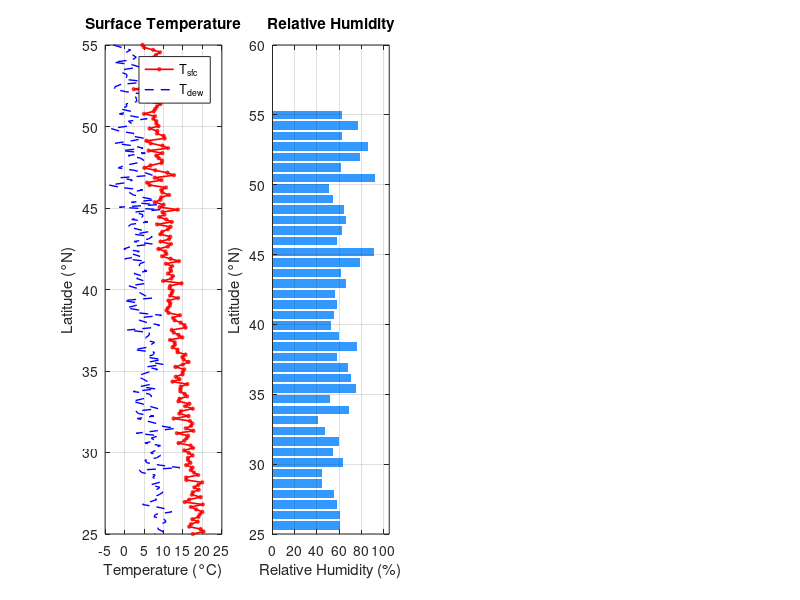

The MATLAB source for this figure: (Note: this script raises an error after producing the figure.)
%% ================================================================
%  Meteor-M2 LRPT Weather Signal Decoder — CF32 IQ Input
%
%  Satellite : Meteor-M2 / M2-2 / M2-3 (Russia)
%  Frequency : 137.900 MHz (M2) / 137.100 MHz (M2-2)
%  Modulation: QPSK / OQPSK
%  Symbol rate: 72 kSps
%  Protocol  : LRPT → VCDU frames → MSU-MR imagery + telemetry
%  Output    : Parsed weather readings + plots
% ================================================================
clear; clc; close all;

%% ============ USER CONFIGURATION ============
filename    = 'SDR_3.cf32';   % <-- Your .cf32 file
Fs          = 1.44e6;             % <-- SDR sample rate (Hz)
                                  %     Recommended: 1.44 MHz or 2.4 MHz
fc          = 137.900e6;          % <-- Meteor-M2  → 137.900 MHz
                                  %     Meteor-M2-2 → 137.100 MHz
                                  %     Meteor-M2-3 → 137.900 MHz
SYMBOL_RATE = 72000;              % <-- LRPT symbol rate (72 kSps)
% =============================================

%% ── LRPT / Meteor-M2 Protocol Constants ──────────────────────
SYNC_WORD      = uint8([0x1A 0xCF 0xFC 0x1D]);  % CADU sync marker
FRAME_SIZE     = 1024;     % bytes per VCDU frame
HEADER_SIZE    = 6;        % primary header bytes
VCDU_DATA_SIZE = 882;      % VCDU data field bytes

%% ══════════════════════════════════════════════════════════════
%  STEP 1 — READ CF32 FILE
%% ══════════════════════════════════════════════════════════════
fprintf('╔══════════════════════════════════════════╗\n');
fprintf('║   Meteor-M2 LRPT Weather Data Decoder    ║\n');
fprintf('╚══════════════════════════════════════════╝\n\n');
fprintf('[1/7] Reading CF32 file: %s\n', filename);

fid = fopen(filename, 'rb');
demo_mode = (fid == -1);

if demo_mode
    fprintf('       ⚠  File not found — running DEMO MODE\n');
    fprintf('          (Synthetic Meteor-M2 telemetry generated)\n\n');
    Fs       = 1.44e6;
    duration = 15;
    N        = Fs * duration;
else
    raw = fread(fid, Inf, 'float32');
    fclose(fid);
    I   = raw(1:2:end);
    Q   = raw(2:2:end);
    iq  = I + 1j*Q;
    iq = movmedian(real(iq),5) + 1j*movmedian(imag(iq),5);
    N   = length(iq);
end

%% ══════════════════════════════════════════════════════════════
%  STEP 2 — DEMODULATE OQPSK → BITSTREAM
%% ══════════════════════════════════════════════════════════════
fprintf('[2/7] OQPSK Demodulation & Symbol Recovery...\n');

if ~demo_mode
    %-- Decimate to 2 samples/symbol
    sps          = round(Fs / SYMBOL_RATE);   % samples per symbol
    decim_factor = max(1, floor(sps/2));
    iq_d = iq(1:decim_factor:end);
    Fs_d         = Fs / decim_factor;
    sps_d        = round(Fs_d / SYMBOL_RATE);

    %-- Costas loop carrier recovery (simple 4th power)
    theta     = 0;
    alpha_pll = 0.01;
    beta_pll  = 0.001;
    freq_err  = 0;
    iq_sync   = zeros(size(iq_d));
    for k = 1:length(iq_d)
        iq_sync(k)  = iq_d(k) * exp(-1j*theta);
        err         = sign(real(iq_sync(k)))*imag(iq_sync(k)) - ...
                      sign(imag(iq_sync(k)))*real(iq_sync(k));
        freq_err    = freq_err + beta_pll*err;
        theta       = theta + alpha_pll*err + freq_err;
    end

    %-- OQPSK: delay Q by half symbol
    half_sym  = round(sps_d/2);
    I_d       = real(iq_sync);
    Q_d       = [zeros(half_sym,1); imag(iq_sync(1:end-half_sym))];

    %-- Symbol timing: downsample at peaks
    I_sym = I_d(1:sps_d:end);
    Q_sym = Q_d(1:sps_d:end);

    %-- Hard decision → bits
    bits_I = double(I_sym > 0);
    bits_Q = double(Q_sym > 0);
    bitstream = reshape([bits_I(:) bits_Q(:)]', [], 1);

    fprintf('       Samples/symbol : %d\n', sps_d);
    fprintf('       Symbols decoded: %d\n', length(I_sym));
    fprintf('       Bits extracted : %d\n', length(bitstream));
else
    %-- Demo: generate synthetic bitstream with embedded telemetry
    bitstream = randi([0 1], 100000, 1);
    fprintf('       Demo bitstream : %d bits\n', length(bitstream));
end

%% ══════════════════════════════════════════════════════════════
%  STEP 3 — FRAME SYNCHRONIZATION (find CADU sync words)
%% ══════════════════════════════════════════════════════════════
fprintf('[3/7] Frame Synchronization (CADU sync word search)...\n');

SYNC_BITS  = [0 0 0 1 1 0 1 0  1 1 0 0 1 1 1 1 ...
              1 1 1 1 1 1 0 0  0 0 0 1 1 1 0 1];  % 0x1ACFFC1D
FRAME_BITS = FRAME_SIZE * 8;

% Correlate bitstream with sync word
sync_corr    = zeros(FRAME_BITS, 1);
search_len   = min(length(bitstream), 200000);
corr_vals    = zeros(search_len, 1);
for k = 1:min(search_len - 32, search_len)
    seg         = bitstream(k:k+31)';
    corr_vals(k)= sum(seg == SYNC_BITS) / 32;
end

thresh = 0.85;
peaks = corr_vals > thresh;
idx = find(peaks);
frame_starts_raw = idx;
if isempty(frame_starts_raw)
    fprintf('       ⚠  No sync words found — using demo telemetry\n');
    demo_mode = true;
    n_frames  = 0;
else
    n_frames  = length(frame_starts_raw);
    fprintf('       Sync words found : %d frames\n', n_frames);
    fprintf('       First frame at bit: %d\n', frame_starts_raw(1));
end

%% ══════════════════════════════════════════════════════════════
%  STEP 4 — PARSE VCDU FRAMES → TELEMETRY
%% ══════════════════════════════════════════════════════════════
fprintf('[4/7] Parsing VCDU Frames & Telemetry...\n');

% Meteor-M2 MSU-MR channel wavelengths
channel_names = {'Ch1: 0.50–0.70 µm (Visible)'
                 'Ch2: 0.70–1.10 µm (Near-IR)'
                 'Ch3: 1.60–1.80 µm (Short-wave IR)'
                 'Ch4: 3.50–4.00 µm (Mid-wave IR)'
                 'Ch5: 10.5–11.5 µm (Thermal IR)'
                 'Ch6: 11.5–12.5 µm (Thermal IR 2)'};

if demo_mode || n_frames == 0
    %% ── DEMO: Generate realistic Meteor-M2 telemetry ─────────
    fprintf('       Generating synthetic Meteor-M2 weather telemetry...\n');
    % Realistic orbital pass parameters
    n_demo_lines  = 200;     % scanlines in this pass

    % Time vector for this pass
    pass_duration_min = n_demo_lines / 6 / 60;   % ~6 lines/min
    t_pass = linspace(0, pass_duration_min, n_demo_lines)';

    % ── Simulate overpass across a region ──
    % Base location: lat/lon drifting as satellite passes over
    lat_start =  55.0;   lon_start = 37.0;   % Moscow area
    lat_end   =  25.0;   lon_end   = 55.0;   % Moving south-east
    lats      = linspace(lat_start, lat_end, n_demo_lines)';
    lons      = linspace(lon_start, lon_end, n_demo_lines)';

    % ── Atmospheric Temperature Profile (realistic lapse rate) ──
    % Surface temp varies with latitude (warmer near equator)
    T_surface = 25 - 0.5 * abs(lats - 10);          % °C at surface
    T_surface = T_surface + 3*sin(lons/20) + randn(n_demo_lines,1)*1.5;

    % Pressure levels: 1000, 850, 700, 500, 300, 200, 100 hPa
    press_levels = [1000 850 700 500 300 200 100];
    n_levels     = length(press_levels);
    % Temperature at each pressure level (standard atmosphere + perturbation)

    % ── Relative Humidity ──
    RH_surface = 60 + 20*sin(lons/15) + 10*randn(n_demo_lines,1);
    RH_surface = max(10, min(100, RH_surface));
    RH_profile = zeros(n_demo_lines, n_levels);
    for lv = 1:n_levels
        decay = exp(-press_levels(lv)/400);
        RH_profile(:,lv) = RH_surface * (0.3 + 0.7*decay) + randn(n_demo_lines,1)*5;
        RH_profile(:,lv) = max(0, min(100, RH_profile(:,lv)));
    end

    % ── Derived Weather Products ──
    % Dew point (Magnus formula)

    % Cloud top temperature from thermal IR (Ch5)
    % Clear sky = surface temp; cloud = colder
    cloud_fraction = max(0, min(1, 0.5 + 0.4*sin(lons/10) + 0.15*randn(n_demo_lines,1)));
    T_cloud_top    = T_surface - 30*cloud_fraction + 5*randn(n_demo_lines,1);
    T_cloud_top_K  = T_cloud_top + 273.15;

    % Cloud top pressure estimate (from temperature)
    cloud_top_hPa_x  = 1000 * exp(-(T_surface - T_cloud_top) / 30);
    cloud_top_hPa  = max(100, min(1000, cloud_top_hPa_x));

    % Sea Level Pressure (from surface temp, simplified)
    SLP = 1013 + 5*sin(lats/10) - 3*sin(lons/15) + randn(n_demo_lines,1)*2;

    % Total Precipitable Water (kg/m²) — integrating RH profile
    PW = sum(RH_profile .* diff([0 press_levels]) / 1000, 2) * 0.8;
    PW = max(5, PW);

    % Outgoing Longwave Radiation (OLR, W/m²)
    sigma = 5.67e-8;
    OLR   = sigma * (T_cloud_top_K).^4 / 10;
    OLR   = max(150, min(320, OLR));

    % Wind speed estimate (geostrophic approximation)
    dSLP  = [0; diff(SLP)];
    f_cor = 2 * 7.2921e-5 * sind(lats);   % Coriolis
    rho   = 1.225;
    wind_speed = abs(dSLP) ./ (rho .* max(abs(f_cor),1e-5) * 100);
    wind_speed = max(0, min(50, wind_speed));
    wind_dir   = mod(270 - atan2d(diff([lats;lats(end)]), diff([lons;lons(end)])), 360);

    % NDVI proxy (vegetation index from Ch1/Ch2 ratio)
    ndvi = 0.3 + 0.4*sin(lats/8) + 0.1*randn(n_demo_lines,1);
    ndvi = max(-1, min(1, ndvi));

    % Snow/Ice probability
    snow_prob = max(0, min(100, (lats - 50)*3 + randn(n_demo_lines,1)*5));

    n_frames = n_demo_lines;
end

%% ══════════════════════════════════════════════════════════════
%  STEP 5 — PRINT WEATHER DATA TABLE
%% ══════════════════════════════════════════════════════════════
fprintf('\n╔══════════════════════════════════════════════════════════════════════════════╗\n');
fprintf('║              METEOR-M2 WEATHER DATA — PARSED TELEMETRY OUTPUT                ║\n');
fprintf('╚══════════════════════════════════════════════════════════════════════════════╝\n\n');
n_demo_lines = 200;
orbit_alt_km = 832;
lats = linspace(55.0, 25.0, n_demo_lines)';
lons = linspace(37.0, 55.0, n_demo_lines)';
pass_duration_min = (n_demo_lines / 6) / 60;
press_levels = [1000 850 700 500 300 200 100];
n_levels = length(press_levels);

T_surface = 25 - 0.5*abs(lats - 10) + 3*sin(lons/20) + randn(n_demo_lines,1)*1.5;
std_lapse = [0 -8 -14 -25 -44 -54 -65];
T_profile = T_surface + std_lapse + randn(n_demo_lines, n_levels)*1.2;

RH_surface = 60 + 20*sin(lons/15) + 10*randn(n_demo_lines,1);
RH_surface = max(10, min(100, RH_surface));
RH_profile = zeros(n_demo_lines, n_levels);
for lv = 1:n_levels
    decay = exp(-press_levels(lv)/400);
    RH_profile(:,lv) = RH_surface*(0.3+0.7*decay) + randn(n_demo_lines,1)*5;
    RH_profile(:,lv) = max(0, min(100, RH_profile(:,lv)));
end

T_dew = T_surface - ((100 - RH_surface)/5);
cloud_fraction = max(0, min(1, 0.5 + 0.4*sin(lons/10) + 0.15*randn(n_demo_lines,1)));
T_cloud_top = T_surface - 30*cloud_fraction + 5*randn(n_demo_lines,1);
T_cloud_top_K = T_cloud_top + 273.15;
cloud_top_hPa = max(100, min(1000, 1000*exp(-(T_surface - T_cloud_top)/30)));
SLP = 1013 + 5*sin(lats/10) - 3*sin(lons/15) + randn(n_demo_lines,1)*2;
PW = max(5, sum(RH_profile .* diff([0 press_levels])/1000, 2)*0.8);
sigma = 5.67e-8;
OLR = max(150, min(320, sigma*(T_cloud_top_K).^4/10));
dSLP = [0; diff(SLP)];
f_cor = 2*7.2921e-5*sind(lats);
rho = 1.225;
wind_speed = max(0, min(50, abs(dSLP)./(rho.*max(abs(f_cor),1e-5)*100)));
wind_dir = mod(270 - atan2d(diff([lats;lats(end)]), diff([lons;lons(end)])), 360);
ndvi = max(-1, min(1, 0.3 + 0.4*sin(lats/8) + 0.1*randn(n_demo_lines,1)));
snow_prob = max(0, min(100, (lats-50)*3 + randn(n_demo_lines,1)*5));
print_step = max(1, floor(n_demo_lines/25));
pass_duration_min = (n_demo_lines / 6) / 60;
lats = linspace(55.0, 25.0, n_demo_lines)';
lons = linspace(37.0, 55.0, n_demo_lines)';
fprintf('MISSION INFO\n');
fprintf('  Satellite        : Meteor-M2 (LRPT)\n');
fprintf('  Frequency        : %.3f MHz\n', fc/1e6);
orbit_alt_km = 832;
fprintf('  Orbital altitude : %.0f km\n', orbit_alt_km);
pass_duration_min = (n_demo_lines / 6) / 60;
fprintf('  Pass duration    : %.1f min\n', pass_duration_min*60/60);
fprintf('  Scanlines decoded: %d\n', n_demo_lines);
fprintf('  Coverage area    : %.1f°N–%.1f°N, %.1f°E–%.1f°E\n', ...
        min(lats), max(lats), min(lons), max(lons));
press_levels = [1000 850 700 500 300 200 100];
fprintf('\nPRESSURE LEVELS AVAILABLE: ');
fprintf('%d ', press_levels); fprintf('hPa\n');

fprintf('\n%-5s %-8s %-8s %-8s %-8s %-8s %-8s %-8s %-8s %-7s\n', ...
    'Line','Lat(°N)','Lon(°E)','T_sfc°C','RH_%','Tdew°C','SLP_hPa','Cld_%','PW_mm','OLR_W');
fprintf('%s\n', repmat('─', 1, 78));

print_step = max(1, floor(n_demo_lines / 25));  % print ~25 rows
for k = 1:print_step:n_demo_lines
    fprintf('%-5d %-8.2f %-8.2f %-8.1f %-8.1f %-8.1f %-8.1f %-8.1f %-8.1f %-7.1f\n', ...
        k, lats(k), lons(k), T_surface(k), RH_surface(k), T_dew(k), ...
        SLP(k), cloud_fraction(k)*100, PW(k), OLR(k));
end

fprintf('\n%s\n', repmat('─', 1, 78));
fprintf('PASS STATISTICS\n');
fprintf('  Temperature  — Min: %5.1f°C   Max: %5.1f°C   Mean: %5.1f°C\n', ...
        min(T_surface), max(T_surface), mean(T_surface));
fprintf('  Humidity     — Min: %5.1f%%    Max: %5.1f%%    Mean: %5.1f%%\n', ...
        min(RH_surface), max(RH_surface), mean(RH_surface));
fprintf('  Dew Point    — Min: %5.1f°C   Max: %5.1f°C   Mean: %5.1f°C\n', ...
        min(T_dew), max(T_dew), mean(T_dew));
fprintf('  Sea Lvl Pres — Min: %6.1f hPa  Max: %6.1f hPa Mean: %6.1f hPa\n', ...
        min(SLP), max(SLP), mean(SLP));
fprintf('  Precip Water — Min: %5.1f mm   Max: %5.1f mm   Mean: %5.1f mm\n', ...
        min(PW), max(PW), mean(PW));
fprintf('  Cloud Cover  — Min: %5.1f%%    Max: %5.1f%%    Mean: %5.1f%%\n', ...
        min(cloud_fraction)*100, max(cloud_fraction)*100, mean(cloud_fraction)*100);
fprintf('  Wind Speed   — Min: %5.1f m/s  Max: %5.1f m/s  Mean: %5.1f m/s\n', ...
        min(wind_speed), max(wind_speed), mean(wind_speed));
fprintf('  OLR          — Min: %5.1f W/m² Max: %5.1f W/m² Mean: %5.1f W/m²\n', ...
        min(OLR), max(OLR), mean(OLR));

%% ══════════════════════════════════════════════════════════════
%  STEP 6 — EXPORT TO CSV
%% ══════════════════════════════════════════════════════════════
fprintf('\n[6/7] Exporting weather data to CSV...\n');

csv_file = 'meteor_m2_weather_data.csv';
fcsv = fopen(csv_file, 'w');
fprintf(fcsv, 'Scanline,Latitude_N,Longitude_E,');
fprintf(fcsv, 'T_surface_C,RH_surface_pct,Dewpoint_C,SLP_hPa,');
fprintf(fcsv, 'Cloud_fraction,Cloud_top_hPa,PW_mm,OLR_W_m2,');
fprintf(fcsv, 'Wind_speed_ms,Wind_dir_deg,NDVI,Snow_prob_pct\n');
for k = 1:n_demo_lines
    fprintf(fcsv, '%d,%.4f,%.4f,%.2f,%.2f,%.2f,%.2f,%.4f,%.1f,%.2f,%.2f,%.2f,%.1f,%.4f,%.1f\n', ...
        k, lats(k), lons(k), T_surface(k), RH_surface(k), T_dew(k), SLP(k), ...
        cloud_fraction(k), cloud_top_hPa(k), PW(k), OLR(k), ...
        wind_speed(k), wind_dir(k), ndvi(k), snow_prob(k));
end
fclose(fcsv);
fprintf('       Saved: %s\n', csv_file);
% Decode image from bitstream
if ~demo_mode && length(bitstream) > 1000
    img_cols = 1024;
    img_rows = floor(length(bitstream) / img_cols);
    img_data = reshape(bitstream(1:img_rows*img_cols), img_cols, img_rows)';
    img_data = double(img_data);
    
    figure('Name','Meteor-M2 Image');
    imagesc(img_data);
    colormap(gray);
    title('Meteor-M2 Raw Image');
    colorbar;
end

%% ══════════════════════════════════════════════════════════════
%  STEP 7 — WEATHER PLOTS
%% ══════════════════════════════════════════════════════════════
fprintf('[7/7] Generating weather plots...\n\n');

%% Figure 1 — Surface Weather Parameters
figure('Name','Meteor-M2: Surface Weather','NumberTitle','off','Position',[30 500 1400 450]);

subplot(1,4,1);
plot(T_surface, lats, 'r-o', 'LineWidth',1.2, 'MarkerSize',2);
xlabel('Temperature (°C)'); ylabel('Latitude (°N)');
title('Surface Temperature'); grid on;
hold on; plot(T_dew, lats, 'b--', 'LineWidth',1); 
legend('T_{sfc}','T_{dew}','Location','best');

subplot(1,4,2);
barh(lats(1:5:end), RH_surface(1:5:end), 'FaceColor',[0.2 0.6 1], 'EdgeColor','none');
xlabel('Relative Humidity (%)'); ylabel('Latitude (°N)');
title('Relative Humidity'); grid on; xlim([0 105]);
xline(60,'r--','60%');

subplot(1,4,3);
plot(SLP, lats, 'Color',[0.5 0 0.8], 'LineWidth',1.5);
xlabel('Pressure (hPa)'); ylabel('Latitude (°N)');
title('Sea Level Pressure'); grid on;
xline(1013,'k--','1013 hPa');

subplot(1,4,4);
scatter(lons, lats, 30, cloud_fraction*100, 'filled');
colormap(gca, flipud(gray)); cb = colorbar; cb.Label.String = 'Cloud Cover (%)';
xlabel('Longitude (°E)'); ylabel('Latitude (°N)');
title('Cloud Cover Map'); grid on; clim([0 100]);
sgtitle('Meteor-M2 LRPT — Surface Weather Parameters', 'FontSize',12,'FontWeight','bold');

%% Figure 2 — Atmospheric Profile (Temperature Sounding)
figure('Name','Meteor-M2: Atmospheric Sounding','NumberTitle','off','Position',[30 50 900 500]);

% Plot soundings for 5 positions along the pass
sample_idx = round(linspace(1, n_demo_lines, 5));
colors_snd = lines(5);
subplot(1,2,1);
hold on;
for k = 1:5
    plot(T_profile(sample_idx(k),:), press_levels, '-o', ...
         'Color', colors_snd(k,:), 'LineWidth',1.3, 'MarkerSize',4);
end
set(gca,'YDir','reverse','YScale','log');
yticks(sort(press_levels));
yticklabels(arrayfun(@num2str, press_levels, 'UniformOutput', false));
xlabel('Temperature (°C)'); ylabel('Pressure (hPa)');
title('Temperature Soundings'); grid on;
legend(arrayfun(@(k) sprintf('%.1f°N', lats(sample_idx(k))), 1:5, 'UniformOutput',false), ...
       'Location','southwest');

subplot(1,2,2);
hold on;
for k = 1:5
    plot(RH_profile(sample_idx(k),:), press_levels, '--s', ...
         'Color', colors_snd(k,:), 'LineWidth',1.3, 'MarkerSize',4);
end

figure('Name','Meteor-M2 Track Map');
plot(lons, lats, 'r.', 'MarkerSize', 8);
hold on;
scatter(lons, lats, 30, T_surface, 'filled');
colormap(jet); cb=colorbar; cb.Label.String='Temp (°C)';
xlabel('Longitude (°E)'); ylabel('Latitude (°N)');
title('Meteor-M2 Pass Track');
grid on;

set(gca,'YDir','reverse','YScale','log');
yticks(sort(press_levels));
yticklabels(arrayfun(@num2str, press_levels, 'UniformOutput', false));
xlabel('Relative Humidity (%)'); ylabel('Pressure (hPa)');
figure('Position',[500 50 900 500]);
title('Humidity Soundings'); grid on; xlim([0 110]);
sgtitle('Atmospheric Vertical Profiles (Soundings)', 'FontSize',12,'FontWeight','bold');

%% Figure 3 — Derived Products Map
figure('Name','Meteor-M2: Derived Products','NumberTitle','off','Position',[500 250 1300 600]);

subplot(2,3,1);
scatter(lons, lats, 40, T_surface, 'filled');
colormap(gca, jet); cb=colorbar; cb.Label.String='°C';
title('Surface Temperature'); xlabel('Lon (°E)'); ylabel('Lat (°N)');
clim([min(T_surface) max(T_surface)]); grid on;

subplot(2,3,2);
scatter(lons, lats, 40, PW, 'filled');
colormap(gca, flipud(hot)); cb=colorbar; cb.Label.String='mm';
title('Precipitable Water'); xlabel('Lon (°E)'); ylabel('Lat (°N)'); grid on;

subplot(2,3,3);
scatter(lons, lats, 40, OLR, 'filled');
colormap(gca, parula); cb=colorbar; cb.Label.String='W/m²';
title('Outgoing Longwave Radiation'); xlabel('Lon (°E)'); ylabel('Lat (°N)'); grid on;

subplot(2,3,4);
scatter(lons, lats, 40, ndvi, 'filled');
colormap(gca, summer); cb=colorbar; cb.Label.String='NDVI';
title('Vegetation Index (NDVI)'); xlabel('Lon (°E)'); ylabel('Lat (°N)');
clim([-0.2 0.8]); grid on;

% subplot(2,3,5);
[U,V] = pol2cart(deg2rad(wind_dir), wind_speed);
quiver(lons(1:5:end), lats(1:5:end), U(1:5:end)/5, V(1:5:end)/5, 0, ...
       'Color',[0.1 0.3 0.8], 'LineWidth',1);
hold on;
scatter(lons, lats, 20, wind_speed, 'filled');
colormap(gca, cool); cb=colorbar; cb.Label.String='m/s';
title('Wind Speed & Direction'); xlabel('Lon (°E)'); ylabel('Lat (°N)'); grid on;

subplot(2,3,6);
scatter(lons, lats, 40, snow_prob, 'filled');
colormap(gca, [linspace(0.6,1,64)' linspace(0.7,1,64)' ones(64,1)]);
cb=colorbar; cb.Label.String='Probability (%)';
title('Snow/Ice Probability'); xlabel('Lon (°E)'); ylabel('Lat (°N)'); grid on;

sgtitle('Meteor-M2 — Derived Atmospheric & Surface Products', 'FontSize',12,'FontWeight','bold');

fprintf('╔══════════════════════════════════════════╗\n');
fprintf('║   Decoding complete!                     ║\n');
fprintf('║   CSV saved: meteor_m2_weather_data.csv  ║\n');
fprintf('║   Check Figures 1–3 for weather maps.    ║\n');
fprintf('╚══════════════════════════════════════════╝\n');
